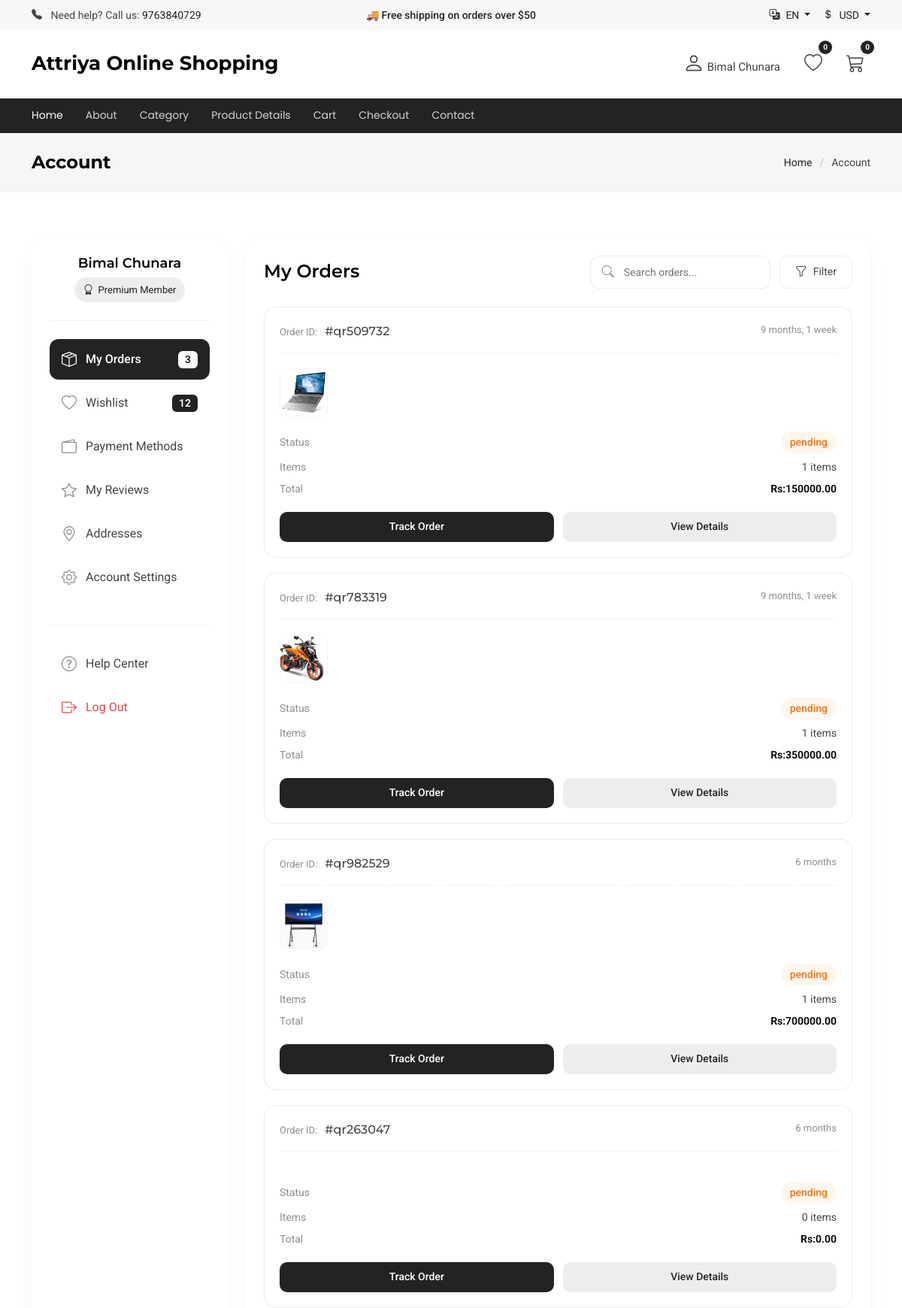
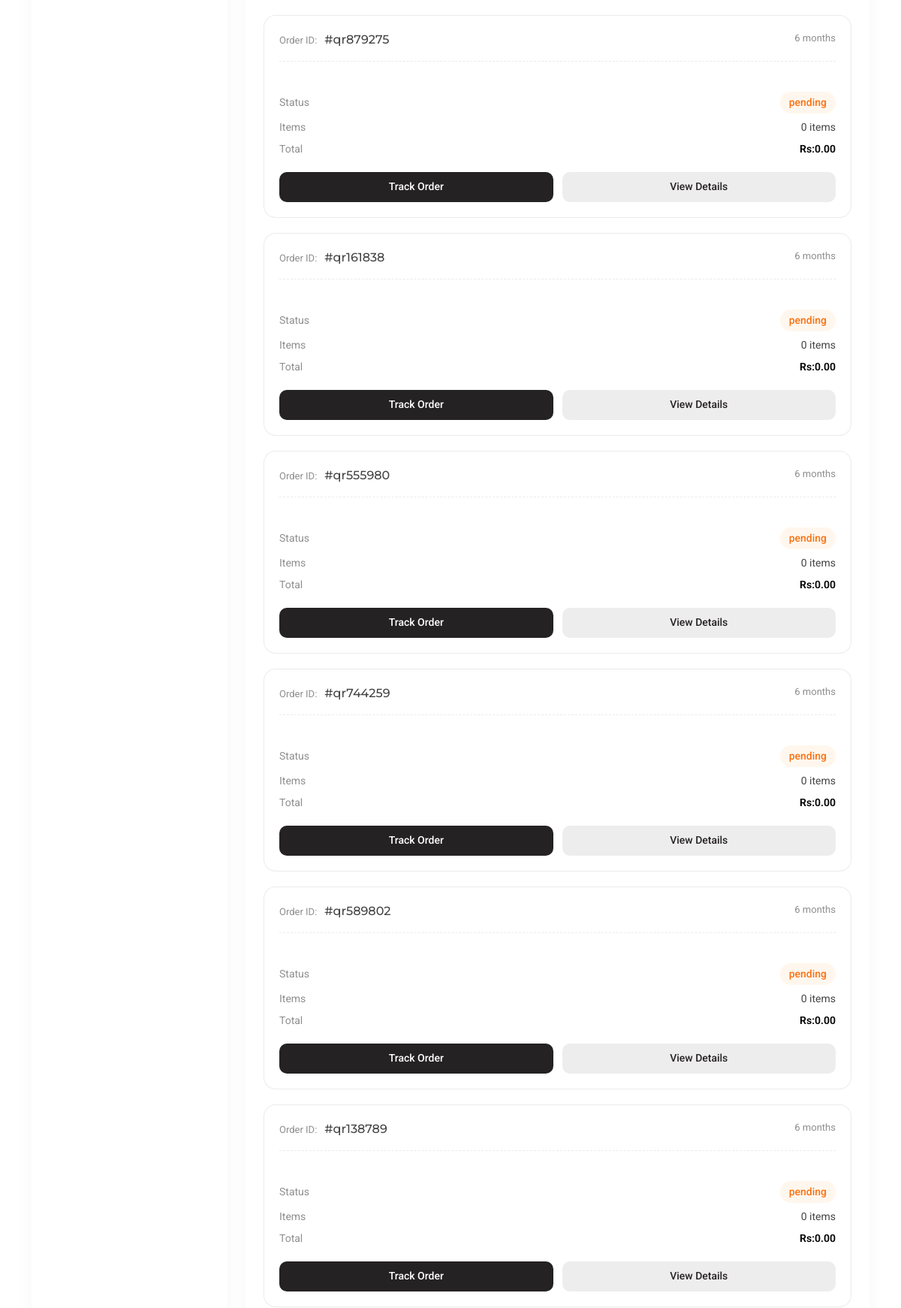
/user/account/ (signed in, upper part), run on the app's committed database (2 pictures, top to bottom).
### main/models/order.py (models this page shows, shortened)
class Order(models.Model):
    user = models.ForeignKey(User, on_delete=models.CASCADE)
    order_id = models.CharField(max_length=100)
    total_price=models.DecimalField(decimal_places=2, max_digits=10)
    status = models.CharField(choices=ORDER_STATUS, default='pending', max_length=100)
    date = models.DateTimeField(auto_now_add=True)
    def get_order_items(self):
        from .order_item import OrderItem
        return OrderItem.objects.filter(order_id=self)

### main/models/order_item.py (models this page shows, shortened)
class OrderItem(models.Model):
    user = models.ForeignKey(User, on_delete=models.CASCADE, blank=True, null=True)
    product = models.ForeignKey(Product, on_delete=models.CASCADE, blank=True, null=True)
    order_id = models.ForeignKey(Order, on_delete=models.CASCADE)
    product = models.ForeignKey(Product, on_delete=models.CASCADE)
    quantity = models.IntegerField()
    total_price = models.IntegerField()

### main/models/products.py (models this page shows, shortened)
class Product(models.Model):
    name = models.CharField(max_length=300)
    thumbnails = models.ImageField(upload_to="products/")
    price = models.FloatField(default=0)
    old_price = models.FloatField(default=0, blank=True, null=True)
    qty = models.IntegerField(default=0)
    description = models.TextField(blank=True, null=True)
    category = models.ForeignKey(Category, on_delete=models.DO_NOTHING, blank=True, null=True)
    product_featured = models.CharField(max_length=300, choices=SELECTION, default='default')

### main/views/account.py (the view)
# urls.py: path('user/account/', AccountsView.as_view(), name='account'),
class AccountsView(View):
    def get(self, request):
        if request.user.is_authenticated:
            shipping_address = ShippingAddress.objects.get(user=request.user)
            orders = Order.objects.filter(user=request.user)
            sub_total = sum(orders.values_list('total_price', flat=True))
            shipping_price=0
            tax=0
            total_price = sub_total + shipping_price + tax
            context = {
                'orders': orders,
                'sub_total': sub_total,
                'shipping_price': shipping_price,
                'tax': tax,
                'total_price': total_price,
                'shipping_address': shipping_address,
            }
            return render(request, 'account.html', context)
        else:
            return redirect('login')

### main/context.py (called while the page is built)
def default(request):
    try:
        cart = Cart.objects.filter(user=request.user)
    except:
        cart = 0
    return {
        'cart': cart,
    }

### templates/account.html (shortened to what this page needs)
{% extends 'base.html' %}
{% block content %}
  <main class="main">
    <div class="page-title light-background">
      <div class="container d-lg-flex justify-content-between align-items-center">
        <h1 class="mb-2 mb-lg-0">Account</h1>
        <nav class="breadcrumbs">
          <ol>
            <li><a href="index.html">Home</a></li>
            <li class="current">Account</li>
          </ol>
        </nav>
      </div>
    </div>
    <section id="account" class="account section">
      <div class="container" data-aos="fade-up" data-aos-delay="100">
        <div class="row g-4">
          <div class="col-lg-3">
            <div class="profile-menu collapse d-lg-block" id="profileMenu">
              <div class="user-info" data-aos="fade-right">
                <h4>{{ request.user.first_name }} {{ request.user.last_name }}</h4>
                <div class="user-status">
                  <i class="bi bi-award"></i>
                  <span>Premium Member</span>
                </div>
              </div>
              <nav class="menu-nav">
                <ul class="nav flex-column" role="tablist">
                  <li class="nav-item">
                    <a class="nav-link active" data-bs-toggle="tab" href="#orders">
                      <i class="bi bi-box-seam"></i>
                      <span>My Orders</span>
                      <span class="badge">3</span>
                    </a>
                  </li>
                  <li class="nav-item">
                    <a class="nav-link" data-bs-toggle="tab" href="#wishlist">
                      <i class="bi bi-heart"></i>
                      <span>Wishlist</span>
                      <span class="badge">12</span>
                    </a>
                  </li>
                  <li class="nav-item">
                    <a class="nav-link" data-bs-toggle="tab" href="#wallet">
                      <i class="bi bi-wallet2"></i>
                      <span>Payment Methods</span>
                    </a>
                  </li>
                  <li class="nav-item">
                    <a class="nav-link" data-bs-toggle="tab" href="#reviews">
                      <i class="bi bi-star"></i>
                      <span>My Reviews</span>
                    </a>
                  </li>
                  <li class="nav-item">
                    <a class="nav-link" data-bs-toggle="tab" href="#addresses">
                      <i class="bi bi-geo-alt"></i>
                      <span>Addresses</span>
                    </a>
                  </li>
                  <li class="nav-item">
                    <a class="nav-link" data-bs-toggle="tab" href="#settings">
                      <i class="bi bi-gear"></i>
                      <span>Account Settings</span>
                    </a>
                  </li>
                </ul>
                <div class="menu-footer">
                  <a href="#" class="help-link">
                    <i class="bi bi-question-circle"></i>
                    <span>Help Center</span>
                  </a>
                  <a href="#" class="logout-link">
                    <i class="bi bi-box-arrow-right"></i>
                    <span>Log Out</span>
                  </a>
                </div>
              </nav>
            </div>
          </div>
          <div class="col-lg-9">
            <div class="content-area">
              <div class="tab-content">
                <div class="tab-pane fade show active" id="orders">
                  <div class="section-header" data-aos="fade-up">
                    <h2>My Orders</h2>
                    <div class="header-actions">
                      <div class="search-box">
                        <i class="bi bi-search"></i>
                        <input type="text" placeholder="Search orders...">
                      </div>
                      <div class="dropdown">
                        <button class="filter-btn" data-bs-toggle="dropdown">
                          <i class="bi bi-funnel"></i>
                          <span>Filter</span>
                        </button>
                      </div>
                    </div>
                  </div>
                  <div class="orders-grid">
                    {% for order in orders %}
                      <div class="order-card" data-aos="fade-up" data-aos-delay="100">
                        <div class="order-header">
                          <div class="order-id">
                            <span class="label">Order ID:</span>
                            <span class="value">#{{ order.order_id }}</span>
                          </div>
                          <div class="order-date">{{ order.date|timesince }}</div>
                        </div>
                        <div class="order-content">
                          <div class="product-grid">
                              {% for p_img in order.get_order_items %}
                                <img src="{{p_img.product.thumbnails.url }}" alt="Product" loading="lazy">
                              {% endfor %}
                          </div>
                          <div class="order-info">
                            <div class="info-row">
                              <span>Status</span>
                              <span class="status processing">{{ order.status }}</span>
                            </div>
                            <div class="info-row">
                              <span>Items</span>
                              <span>{{ order.get_order_items.count }} items</span>
                            </div>
                            <div class="info-row">
                              <span>Total</span>
                              <span class="price">Rs:{{ order.total_price }}</span>
                            </div>
                          </div>
                        </div>
                        <div class="order-footer">
                          <button type="button" class="btn-track" data-bs-toggle="collapse" data-bs-target="#tracking1" aria-expanded="false">Track Order</button>
                          <button type="button" class="btn-details" data-bs-toggle="collapse" data-bs-target="#details1" aria-expanded="false">View Details</button>
                        </div>
                      </div>
                    {% endfor %}
                </div>
              </div>
            </div>
          </div>
        </div>
      </div>
    </section>
  </main>
{% endblock %}

### templates/base.html (shortened to what this page needs)
{% load static %}
<!doctype html>
<html lang="en">
  <head>
    <link
      href="{% static 'vendor/bootstrap/css/bootstrap.min.css' %}"
      rel="stylesheet"
    />
    <link
      href="{% static 'vendor/bootstrap-icons/bootstrap-icons.css' %}"
      rel="stylesheet"
    />
    <link
      href="{% static 'vendor/swiper/swiper-bundle.min.css' %}"
      rel="stylesheet"
    />
    <link href="{% static 'vendor/aos/aos.css' %}" rel="stylesheet" />
    <link
      href="{% static 'vendor/glightbox/css/glightbox.min.css' %}"
      rel="stylesheet"
    />
    <link
      href="{% static 'vendor/drift-zoom/drift-basic.css' %}"
      rel="stylesheet"
    />
    <link href="{% static 'css/main.css' %}" rel="stylesheet" />
  </head>
  <body class="index-page">
    <header id="header" class="header sticky-top">
      <div class="top-bar py-2">
        <div class="container-fluid container-xl">
          <div class="row align-items-center">
            <div class="col-lg-4 d-none d-lg-flex">
              <div class="top-bar-item">
                <i class="bi bi-telephone-fill me-2"></i>
                <span>Need help? Call us: </span>
                <a href="tel:+1234567890">9763840729</a>
              </div>
            </div>
            <div class="col-lg-4 col-md-12 text-center">
              <div class="announcement-slider swiper init-swiper">
                <div class="swiper-wrapper">
                  <div class="swiper-slide">
                    🚚 Free shipping on orders over $50
                  </div>
                </div>
              </div>
            </div>
            <div class="col-lg-4 d-none d-lg-block">
              <div class="d-flex justify-content-end">
                <div class="top-bar-item dropdown me-3">
                  <a href="#" class="dropdown-toggle" data-bs-toggle="dropdown">
                    <i class="bi bi-translate me-2"></i>EN
                  </a>
                </div>
                <div class="top-bar-item dropdown">
                  <a href="#" class="dropdown-toggle" data-bs-toggle="dropdown">
                    <i class="bi bi-currency-dollar me-2"></i>USD
                  </a>
                </div>
              </div>
            </div>
          </div>
        </div>
      </div>
      <div class="main-header">
        <div class="container-fluid container-xl">
          <div class="d-flex py-3 align-items-center justify-content-between">
            <a href="{% url 'index' %}" class="logo d-flex align-items-center">
              <h1 class="sitename">Attriya Online Shopping</h1>
            </a>
            <div
              class="header-actions d-flex align-items-center justify-content-end"
            >
              <div class="dropdown account-dropdown">
                <button class="header-action-btn" data-bs-toggle="dropdown">
                  <i class="bi bi-person"></i>
                  {{ request.user.first_name }} {{ request.user.last_name }}
                </button>
              </div>
              <a
                href="account.html"
                class="header-action-btn d-none d-md-block"
              >
                <i class="bi bi-heart"></i>
                <span class="badge">0</span>
              </a>
              <a href="{% url 'cart' %}" class="header-action-btn">
                <i class="bi bi-cart3"></i>
                <span class="badge">{{ cart.count }}</span>
              </a>
            </div>
          </div>
        </div>
      </div>
      <div class="header-nav">
        <div class="container-fluid container-xl position-relative">
          <nav id="navmenu" class="navmenu">
            <ul>
              <li><a href="{% url 'index' %}" class="active">Home</a></li>
              <li><a href="{% url 'about' %}">About</a></li>
              <li><a href="{% url 'category' %}">Category</a></li>
              <li><a href="product-details.html">Product Details</a></li>
              <li><a href="{% url 'cart' %}">Cart</a></li>
              <li><a href="{% url 'checkout' %}">Checkout</a></li>
              <li><a href="{% url 'contact' %}">Contact</a></li>
            </ul>
          </nav>
        </div>
      </div>
    </header>
    {% block content %} {% endblock %}
  </body>
</html>

### data on the page
Order: order_id "qr509732", date "9 months, 1 week", status "pending", get_order_items.count "1", total_price "150000.00"
OrderItem: product.thumbnails (picture)
Order: order_id "qr783319", date "9 months, 1 week", status "pending", get_order_items.count "1", total_price "350000.00"
OrderItem: product.thumbnails (picture)
Order: order_id "qr982529", date "6 months", status "pending", get_order_items.count "1", total_price "700000.00"
OrderItem: product.thumbnails (picture)
Order: order_id "qr263047", date "6 months", status "pending", get_order_items.count "0", total_price "0.00"
Order: order_id "qr879275", date "6 months", status "pending", get_order_items.count "0", total_price "0.00"
Order: order_id "qr161838", date "6 months", status "pending", get_order_items.count "0", total_price "0.00"
Order: order_id "qr555980", date "6 months", status "pending", get_order_items.count "0", total_price "0.00"
Order: order_id "qr744259", date "6 months", status "pending", get_order_items.count "0", total_price "0.00"
Order: order_id "qr589802", date "6 months", status "pending", get_order_items.count "0", total_price "0.00"
Order: order_id "qr138789", date "6 months", status "pending", get_order_items.count "0", total_price "0.00"

### other printed values
{{ request.user.first_name }} "Bimal"
{{ request.user.last_name }} "Chunara"
{{ cart.count }} "0"
